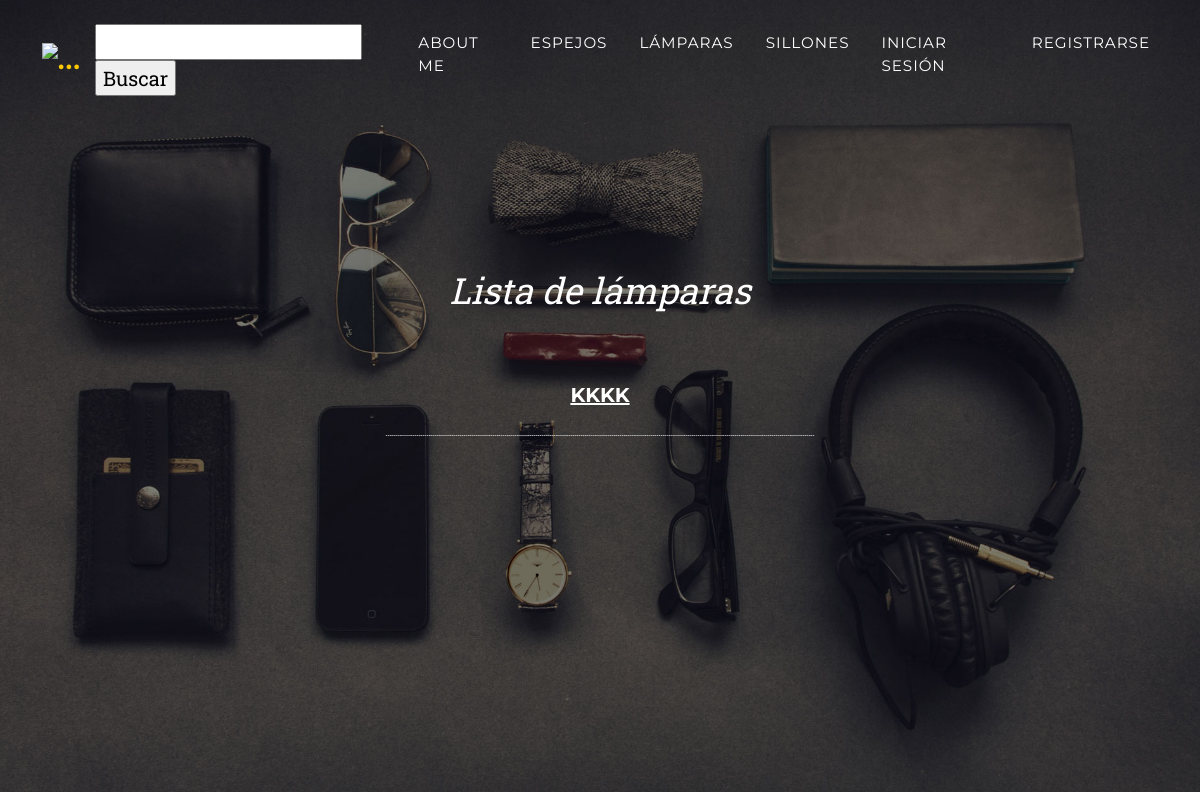
/AppDeco/lampara/list/, run on an earlier commit of the app's database.
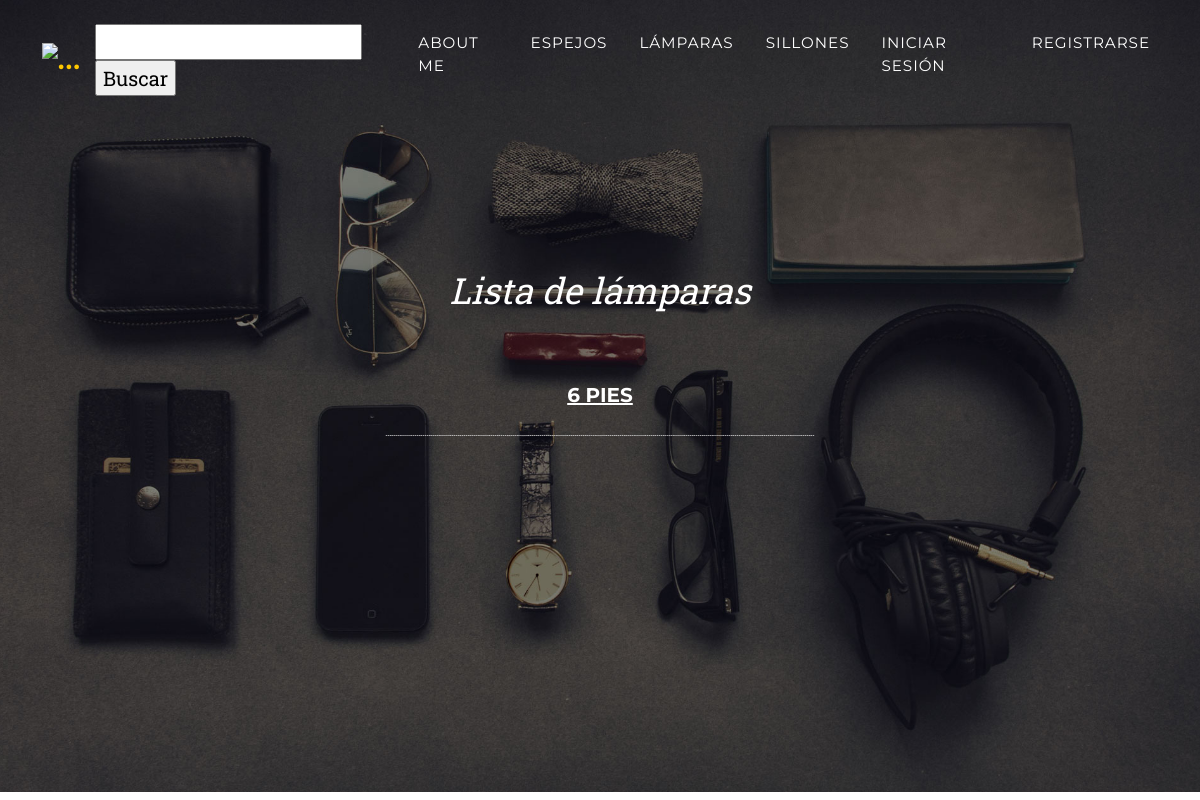
And on a later commit of the database.
### AppDeco/models.py (models this page shows, shortened)
class Lampara(models.Model):
    nombre = models.CharField(max_length=40)
    medida_alto = models.IntegerField()
    medida_ancho = models.IntegerField()
    materiales = models.CharField(max_length=40)
    colorluz = models.CharField(max_length=40)
    precio = models.IntegerField()
    imagen = models.ImageField(upload_to='lamparas', null=True, blank = True)

### AppDeco/views.py (the view)
# urls.py: path('lampara/list/', ListaLampara.as_view(), name='LamparasLeer'),
class ListaLampara(ListView):
    model= Lampara

### AppDeco/templates/AppDeco/lampara_list.html (shortened to what this page needs)
{% extends 'AppDeco/padre.html' %}
{% load static %}
{% block barra %}
<form style="color:white; font-size: 20px" action="/AppDeco/resultadoL/" method="GET">
    <input type="number" name="medida_alto" id="medida_alto">
    <input type="submit" value="Buscar">
</form>
{% endblock %}
{% block titulo %}
Lista de lámparas
{% endblock %}
{% block descripcion %}
    {% for lampara in object_list %}
    <a style="color:white; font-size: 20px" href="{% url 'LamparasDetalle' lampara.id %}">{{lampara.nombre}}</a>
    <p style="color:white; font-size: 5px">----------------------------------------------------------------------------------------------------------------------------------------------------------------------------------------------------------------------------</p>
    {% endfor %}
    <br>
{% endblock %}

### AppDeco/templates/AppDeco/padre.html (shortened to what this page needs)
<!DOCTYPE html>
<html lang="en">
    <head>
        {% load static %}
        <link href="{% static 'AppDeco/css/styles.css' %} " rel="stylesheet" />
    </head>
    <body id="page-top">
        <nav class="navbar navbar-expand-lg navbar-dark fixed-top" id="mainNav">
            <div class="container">
                <a class="navbar-brand" href="{% url 'Inicio'%}"><img src="{% static 'AppDeco/assets/img/inicio.png' %}" alt="..." /></a>
                <div class="collapse navbar-collapse" id="navbarResponsive">
                    <ul class="navbar-nav text-uppercase ms-auto py-4 py-lg-0">
                        {% block barra %}
                        {% endblock %}
                        <li class="nav-item"><a class="nav-link" href="{% url 'AboutMe' %}">About Me</a></li>
                        <li class="nav-item"><a class="nav-link" href="{% url 'EspejosLeer' %}">Espejos</a></li>
                        <li class="nav-item"><a class="nav-link" href="{% url 'LamparasLeer' %}">Lámparas</a></li>
                        <li class="nav-item"><a class="nav-link" href="{% url 'SillonesLeer' %}">Sillones</a></li>
                        {% if request.user.is_authenticated %}
                        <form style="color:white; font-size: 20px" action="/AppDeco/logout/" method="POST">{% csrf_token %}
                        <button style="color:black; font-size: 18px" type="submit">Cerrar Sesión</button></form>
                        <div>.</div>
                        <form style="color:white; font-size: 20px" action="/AppDeco/editar/" method="GET">{% csrf_token %}
                        <button style="color:black; font-size: 18px" type="submit">Perfil</button></form>
                        <div>.</div>
                        <p style='color: white;'>Hola {{user.username}} </p>
                        <div>.</div>
                        {% with user.avatar_set.first as miAvatar %}
                        {% if miAvatar %}
                        <img style='border-radius: 50%; width: 30px; height: 30px;' class='imagen' src="{{miAvatar.imagen.url}}" alt="No se encontró la imagen" style="max-width: 60px">
                        {% endif %}
                        {% endwith %}
                        {% else %}
                        <li class="nav-item"><a class="nav-link" href="{% url 'Login' %}">Iniciar Sesión</a></li>
                        <li class="nav-item"><a class="nav-link" href="{% url 'Registro' %}">Registrarse</a></li>
                        {% endif %}
                    </ul>
                </div>
            </div>
        </nav>
        <header class="masthead">
            <div class="container">
                <div class="masthead-subheading">
                    {% block titulo %}
                    {% endblock %}
                </div>
                <div class="masthead-heading text-uppercase">
                    {% block descripcion %}
                    {% endblock %}
                </div>
            </div>
        </header>

What changed in the data, as far as the page shows it:
removed Lampara: nombre "KKKK"
added Lampara: nombre "6 PIES"
